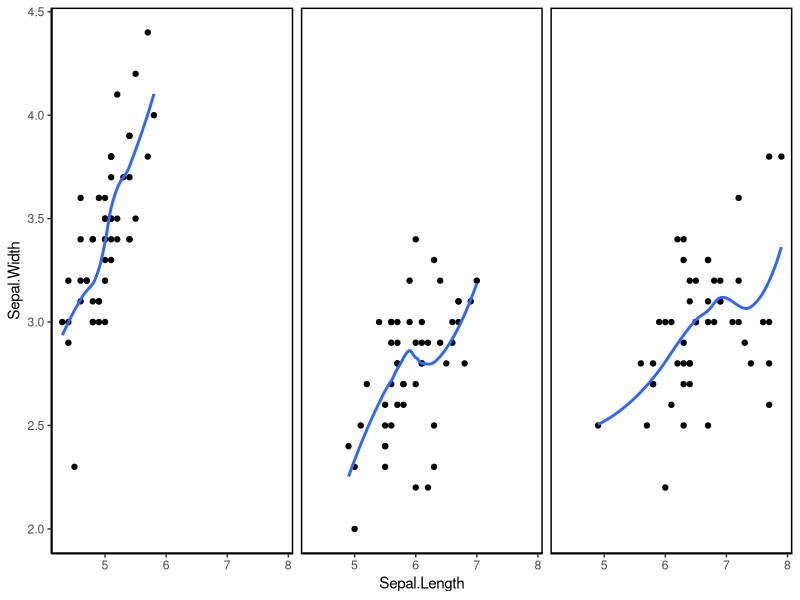
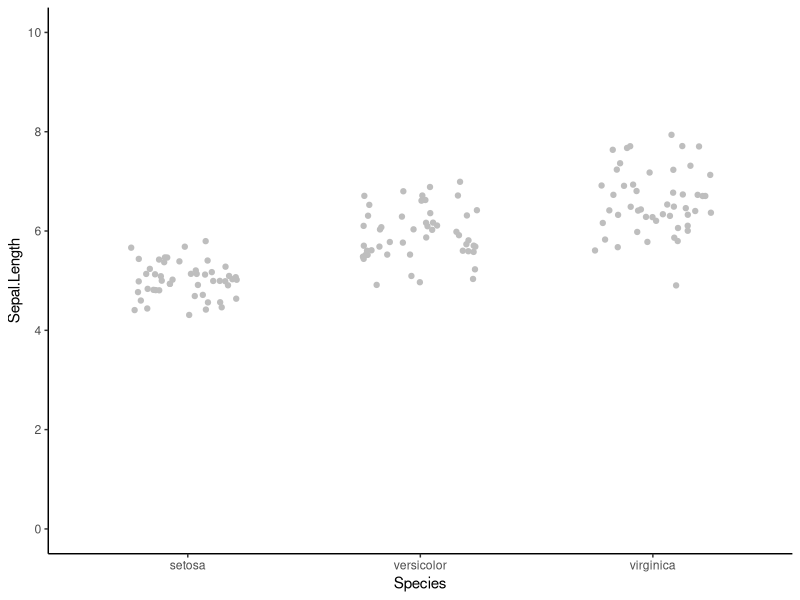

These figures' R source, in order:
library(tidyverse)

ggplot(data = iris)+
  aes(x = Sepal.Length,y = Sepal.Width)+
  geom_point()+
  facet_wrap(~Species)+geom_smooth(mapping = aes(group=Species),se = FALSE)+
  theme_classic()+
  theme(strip.text = element_blank(),
        panel.border = element_rect(colour = 'black',fill = NA,size = 1))



ggplot(data = iris)+
  aes(x = Species,y = Sepal.Length)+
  geom_jitter(width = 0.25,col='gray')+
  stat_summary(fun.data = median_hilow,col='red',size=1,fun.args = list(conf.int=0.50))+
  scale_y_continuous(limits = c(0,10),breaks = seq(0,10,2))+
  theme_classic()
